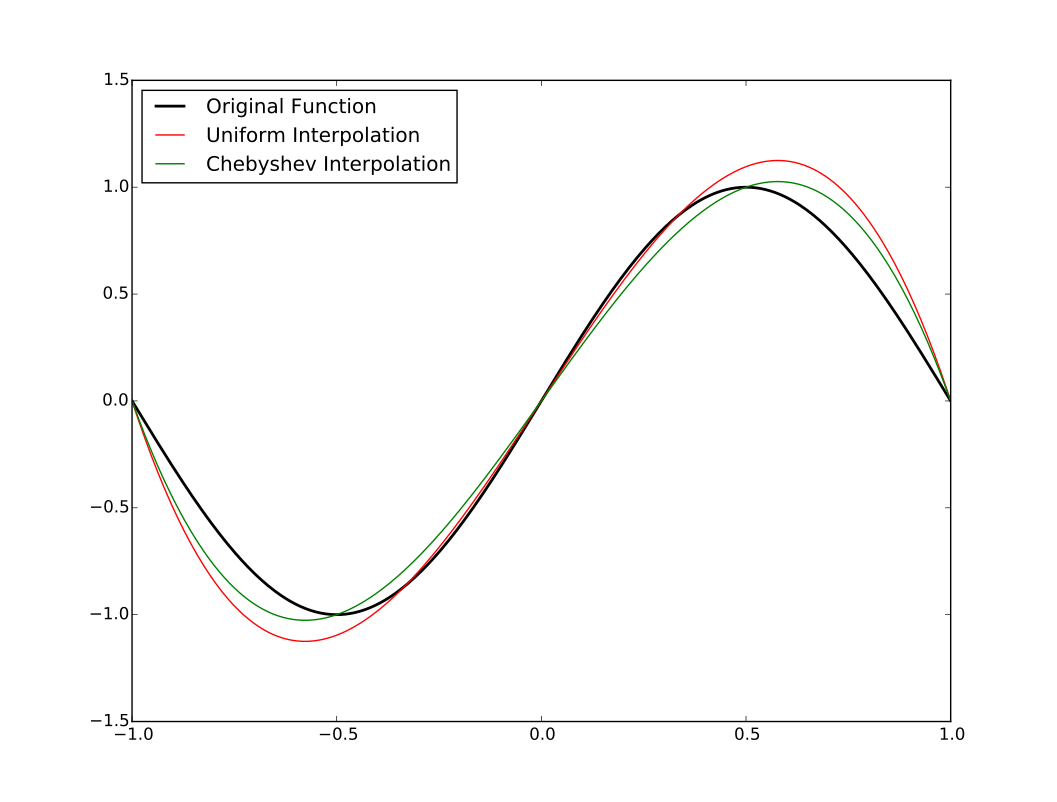

The script that drew this image:
from __future__ import division
import numpy as np
import matplotlib.pyplot as plt

def weights(x):
    w = []
    for i in xrange(len(x)):
        temp = x[i] - x
        den = temp[temp != 0]
        w.append(1./np.prod(den))
    return w
def barycentric(x,y):
    w = weights(x)
    X = np.linspace(min(x),max(x),500)
    Xv = np.vstack(X)
    p = lambda a : np.sum(w*y/(a-x))/np.sum(w/(a-x))
    Y = np.apply_along_axis(p,1,Xv)
    Y[0] = y[0]
    Y[-1] = y[-1]
    return X,Y
   
x2 = np.linspace(-1,1,500)
y2 = np.sin(np.pi*x2)
plt.plot(x2,y2,color='k',label="Original Function",lw=2)
   
x0 = np.linspace(-1,1,4)
y0 = np.sin(np.pi*x0)
X0, Y0 = barycentric(x0,y0)
#plt.scatter(x0,y0)
plt.plot(X0,Y0,color='r',label="Uniform Interpolation")

x1 = np.cos(np.arange(4)*np.pi/3)
y1 = np.sin(np.pi*x1)
X1, Y1 = barycentric(x1,y1)
#plt.scatter(x1,y1)
plt.plot(X1,Y1,color='g',label="Chebyshev Interpolation")


plt.legend(loc='upper left')
plt.show() 
